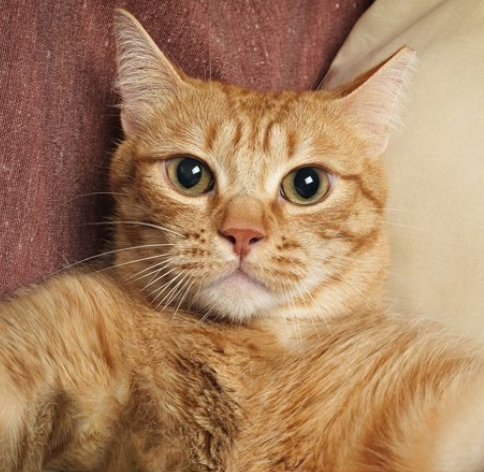
#> input picture lab_3/image.png, 484 x 472 px
$ python main.py image.png 100 100 out.png
#> lines starting #> are read from the running program, lines starting #| are printed output that depends on the picture
### lab_3/imageprocessor.py
import cv2
import matplotlib.pyplot as plt
import numpy as np

def load_image(image_name: str) -> np.ndarray:
    """
    Loads the image according to the specified path, raises an exception if the image file is not found.
    :param image_name: The path with an image.
    :return: The image is in the form of np.ndarray
    """
    img = cv2.imread(image_name)
    if img is None:
        raise FileNotFoundError("No file with that name was found!")
    return img

def print_image_info(img: np.ndarray) -> None:
    """
    Displays the size of the photo in pixels
    :param img: The image is in the form of np.ndarray
    :return: None
    """
    print(f"Height: {img.shape[0]}, width: {img.shape[1]}")


def calc_hist(img: np.ndarray) -> dict:
    """
    Calculates the histogram for a black and white image or
    calculates the brightness histogram and color histograms for a color image.
    :param img: The image in the form of np.ndarray
    :return: A dictionary containing brightness and color histograms.
    """
    hist_dict = {}
    if len(img.shape) == 2:  # Grayscale image
        hist_dict['gray'] = cv2.calcHist([img], [0], None, [256], [0, 256])
    else:  # Color image
        hist_dict['gray'] = cv2.calcHist([cv2.cvtColor(img, cv2.COLOR_BGR2GRAY)], [0], None, [256], [0, 256])
        colors = ('b', 'g', 'r')
        for i, color in enumerate(colors):
            hist_dict[color] = cv2.calcHist([img], [i], None, [256], [0, 256])
    return hist_dict

def dis_hist(hist_dict: dict) -> None:
    """
    Plots the brightness histogram and the color histograms.
    :param hist_dict: A dictionary containing brightness and color histograms.
    :return: None
    """
    plt.figure(figsize=(12, 6))

    if 'gray' in hist_dict:  # Гистограмма яркости
        ax1 = plt.subplot(1, 2, 1)
        plt.plot(hist_dict['gray'], color='k')
        plt.title('Гистограмма яркости')
        plt.xlim([0, 256])
        plt.xlabel('Интенсивность')
        plt.ylabel('Количество пикселей')

    if any(color in hist_dict for color in ('b', 'g', 'r')):  # Цветовые гистограммы
        plt.subplot(1, 2, 2, sharey=ax1)
        for color in ('b', 'g', 'r'):
            if color in hist_dict:
                plt.plot(hist_dict[color], color=color, label=f'Канал {color.upper()}')
        plt.title('Цветовая гистограмма')
        plt.xlim([0, 256])
        plt.xlabel('Интенсивность')
        plt.ylabel('Количество пикселей')
        plt.legend()
    plt.tight_layout()
    plt.show()

def resize(img: np.ndarray, width: int, height: int) -> np.ndarray:
    """
    Resizes the image.
    :param img: The original image is in the form of np.ndarray
    :param width: The width of the photo in pixels
    :param height: The height of the photo in pixels
    :return: np.ndarray of the resized image.
    """
    # scale_percent = 50
    # width = int(img.shape[1] * scale_percent / 100)
    # height = int(img.shape[0] * scale_percent / 100)
    dim = (width, height)
    resized = cv2.resize(img, dim, interpolation=cv2.INTER_CUBIC)
    return resized

def display(img: np.ndarray, resized: np.ndarray) -> None:
    """
    Displays two images in two separate windows at the same time.
    :param img: np.ndarray of a first image.
    :param resized: np.ndarray of a second image.
    :return: None
    """
    if img is None:
        raise ValueError("Error: Image 1 has not been founded.")
    elif resized is None:
        raise ValueError("Error: Image 2 has not been founded.")
    else:
        cv2.imshow("Original", img)
        cv2.imshow("Modified", resized)
        cv2.waitKey(0)
        cv2.destroyAllWindows()

def save(img: np.ndarray, path: str) -> None:
    """
    Saves the specified image, raises an exception if the image could not be saved.
    :param img: np.ndarray of an image, that needs to be saved.
    :param path: The path where the image will be saved
    :return: None
    """
    success = cv2.imwrite(path, img)
    if not success:
        raise IOError(f"Не удалось сохранить изображение в {path}.")

### lab_3/main.py
import argparse

import imageprocessor as ip

def parser() -> tuple[str, float, float, str]:
    """
    Parses the image filename, height and width of the image, the name of the directory
    where the modified image will be saved.
    :return: The tuple of parsed data
    """
    some_parser = argparse.ArgumentParser()
    some_parser.add_argument('input_name', type=str, help='input_name')
    some_parser.add_argument('height', type=int, help='height')
    some_parser.add_argument('width', type=int, help='width')
    some_parser.add_argument('output_name', type=str, help='output_name')
    args = some_parser.parse_args()
    return args.input_name, args.height, args.width, args.output_name

def main() -> None:
    try:
        input_file, height, width, output_file = parser()

        img = ip.load_image(input_file)
#> in load_image, img is the input picture: shape (472, 484, 3); mean B, G, R 96.7, 130.3, 168.8

        ip.print_image_info(img)
#| Height: 472, width: 484

        hist = ip.calc_hist(img)
#> after the loop in calc_hist, `for i, color in enumerate(colors):`: hist_dict = 4 items
#> hist = 4 items
        ip.dis_hist(hist)
#> in dis_hist, `plt.show()`:
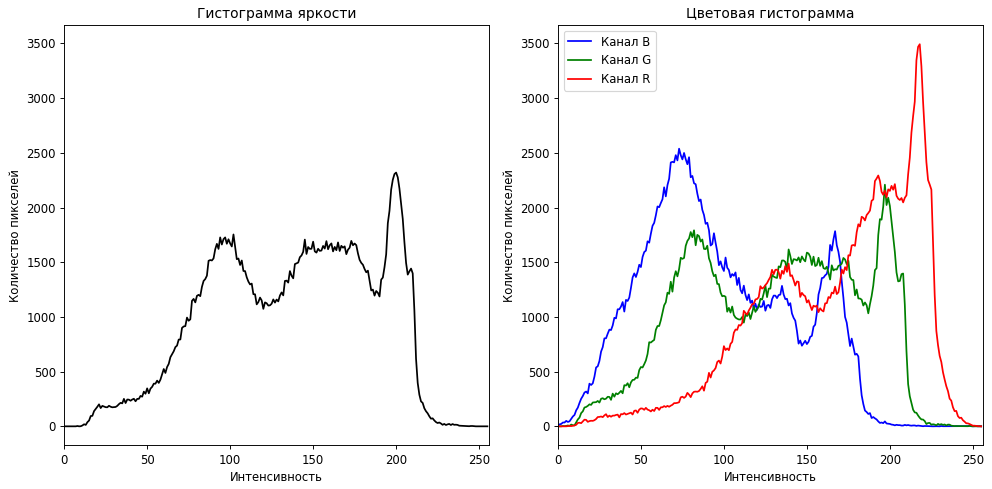
#> figure drawn by matplotlib, 2 panels; panel 1: curve peaks at x = 200, y = 2320; panel 2: curve peaks at x = 73, y = 2538; panel 2: curve peaks at x = 197, y = 2209; panel 2: curve peaks at x = 218, y = 3493

        resized = ip.resize(img, width, height)
#> in resize, `resized = cv2.resize(img, dim, interpolation=cv2.INTER_CUBIC)`:
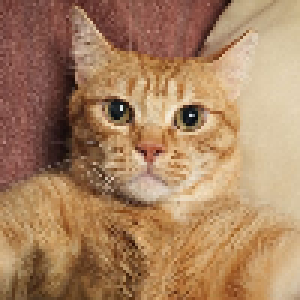
#> resized: shape (100, 100, 3) (shown 3 times larger); mean B, G, R 96.7, 130.3, 168.8

        ip.display(img, resized)

        ip.save(resized, output_file)

    except Exception as exc:
        print("Error:", exc)

if __name__ == "__main__":
    main()
